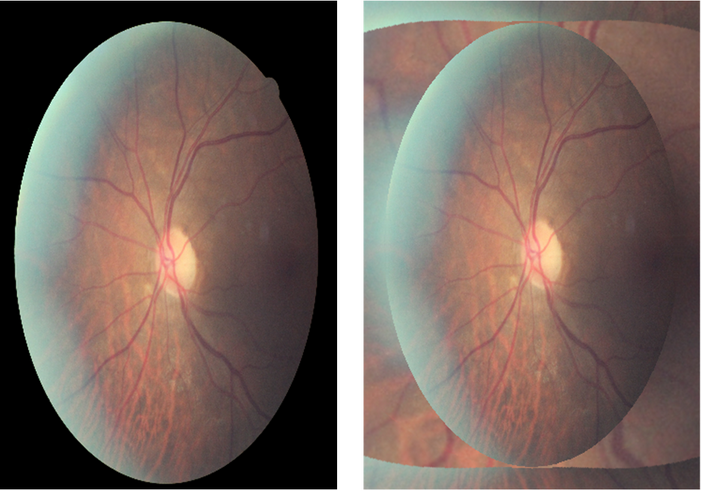
#> input picture affine_image1.png, 701 x 491 px
$ python -i filter_enhancement.py   (imports and definitions only)
#> lines starting #> are read from the running program, lines starting #| are printed output that depends on the picture
### output_convert.py
# -*- coding: utf-8 -*-
#!/usr/bin/env python3
"""
Created on Wed Mar  6 08:52:57 2019

@author: yansl

Target:
    1. convert output format
"""

import numpy as np

#%%
def conversion(input_data):
    #input: float32
    #output: uint8
    temp1 = np.around(np.fabs(input_data * 255.0))
    temp = np.clip(temp1, 0, 255)
    output = temp.astype(np.uint8)
    return output

### filter_enhancement.py
# -*- coding: utf-8 -*-
#!/usr/bin/env python3
"""
Created on Thu Sep  6 08:42:01 2018

@author: yansl

Target: Highpass filter (lapalce) & Unsharp mask enhancement
"""

import cv2
import numpy as np
from scipy import signal

import output_convert

#%%
"""
secondary functions
"""
def channel_decomposion(image):
    temp_img = image.copy()
    #split all channels
    (B, G, R) = cv2.split(temp_img)
    return (B, G, R)

def channel_merge(*, B, G, R):
    #merge all channels
    temp_img = cv2.merge([B, G, R])
    return temp_img

def gaussian_filter(image, ksize=(131,131), sigmaX=95):
    temp = image.copy()
    #Gaussian Blur
    output = cv2.GaussianBlur(temp, ksize, sigmaX)
    return output

def laplacian(image):
    #copy & the precision should be float32
    temp = image.copy().astype(np.float32)
    #create convolutional template
    kernel = np.array([[-1,-1,-1], [-1,9,-1], [-1,-1,-1]], dtype=np.float32)
    #Laplacian convolutional processing
    output = signal.convolve2d(temp, kernel, boundary='symm', mode='same')
    return output

def image_subtraction(image):
    #copy
    temp = image.copy()
    #strong Guided Filtering
    size = 30
    #format: float32
    guide_filtered = cv2.ximgproc.guidedFilter(temp, temp, size, 0.01)
    #format: float32
    highpass = image - guide_filtered
    return highpass

def normalization(data):
    output = cv2.normalize(src = data, dst = None, alpha = 0.0, beta = 1.0, norm_type = cv2.NORM_MINMAX, dtype = -1)
    return output

def unsharpening_mask(image, HFE):
    #copy
    temp = image.copy()
    #USM, range: 0 ~ 1
    #enhancement factor: default 1.5
    usm = USM(temp, HFE, 1.5)
    #normalization (float32)
    usm = normalization(usm)
    return usm

def USM(origin: 'float32', highpass: 'float32', enhancement_factor):
    usm = origin + enhancement_factor * highpass
    return usm

#%%
"""
primary functions
"""
def filter_enhancement(filled_image):
    #set the range to 0 - 1
    filled_image = filled_image.astype(np.float32) / 255.0

    #slight guided filter smoothing
    guide_filtered = cv2.ximgproc.guidedFilter(filled_image, filled_image, 1, 0.01)
    #slight gaussian filter smoothing
    ksize = (5, 5)
    sigmaX = 2
    gaussian_filtered = gaussian_filter(guide_filtered, ksize, sigmaX)
    #decompose into RGB image channels
    (B0, G0, R0) = channel_decomposion(gaussian_filtered)

    #laplacian algorithm
    B1 = laplacian(B0)
    G1 = laplacian(G0)
    R1 = laplacian(R0)
    #merge all channels
    laplaced = channel_merge(B = B1, G = G1, R = R1)

    #enhancement part
    highpass = laplaced + guide_filtered
    #normalize the output directly
    #range 0 - 1, float32
    filtered_image = normalization(highpass)
    #back to uint8
    output = output_convert.conversion(filled_image)
    return (filtered_image, output)

def usm_enhancement(filtered_image):
    #unsharpening mask
    #high frequency emphasis (HFE)
    #filtered_image's format should be float32, range 0 - 1
    highpass = image_subtraction(filtered_image)
    #subtraction method
    usm_image = unsharpening_mask(filtered_image, highpass)
    #back to uint8
    output = output_convert.conversion(usm_image)
    return output

>>> import cv2
>>> picture = cv2.imread('affine_image1.png')
#> picture is the input picture: shape (491, 701, 3); mean B, G, R 94.5, 101.9, 118.2
>>> result = filter_enhancement(picture)
#> in channel_decomposion, `(B, G, R) = cv2.split(temp_img)`:
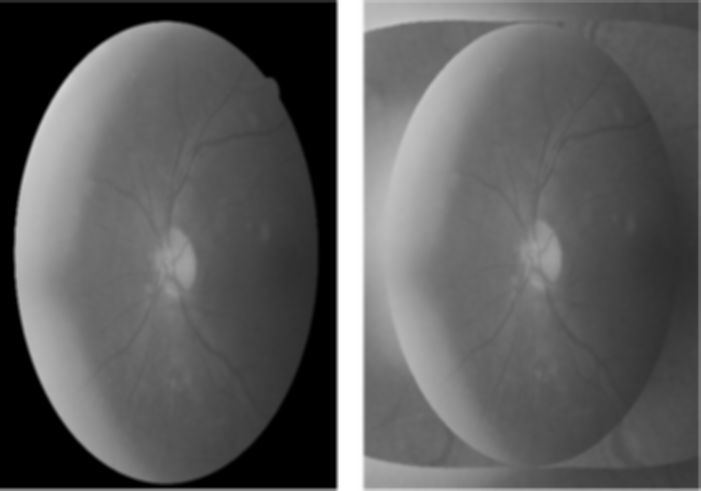
#> B: shape (491, 701) float32; min 0, max 1, mean 0.369
#> in channel_decomposion, `(B, G, R) = cv2.split(temp_img)`:
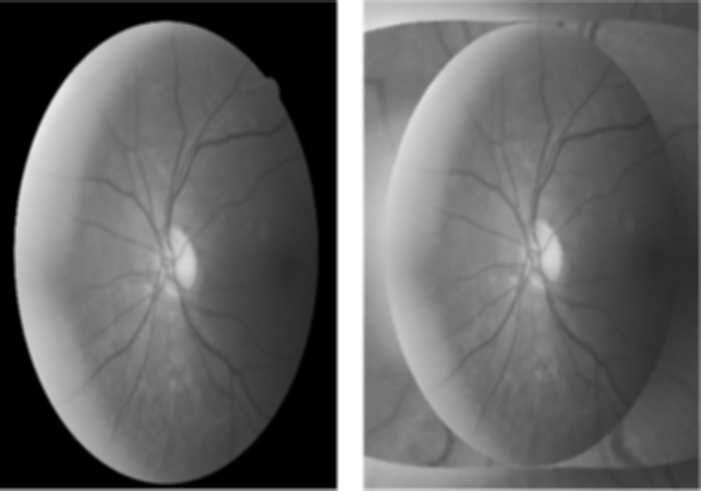
#> G: shape (491, 701) float32; min 0, max 1, mean 0.398
#> in channel_decomposion, `(B, G, R) = cv2.split(temp_img)`:
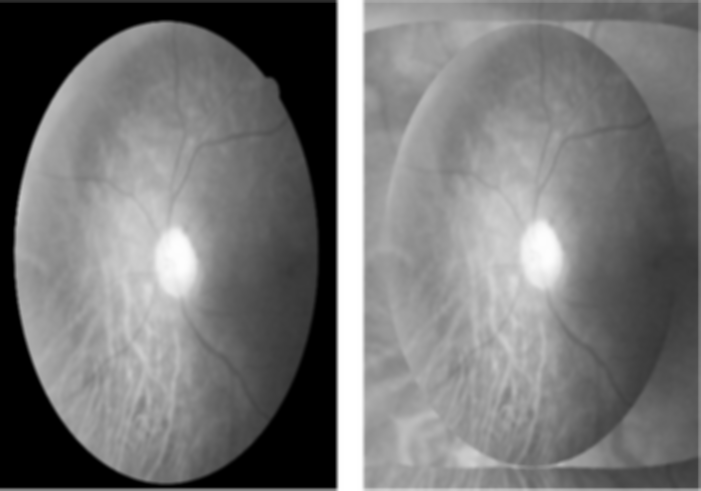
#> R: shape (491, 701) float32; min 0, max 1, mean 0.462
#> in laplacian, `output = signal.convolve2d(temp, kernel, boundary='symm', mode='same')`:
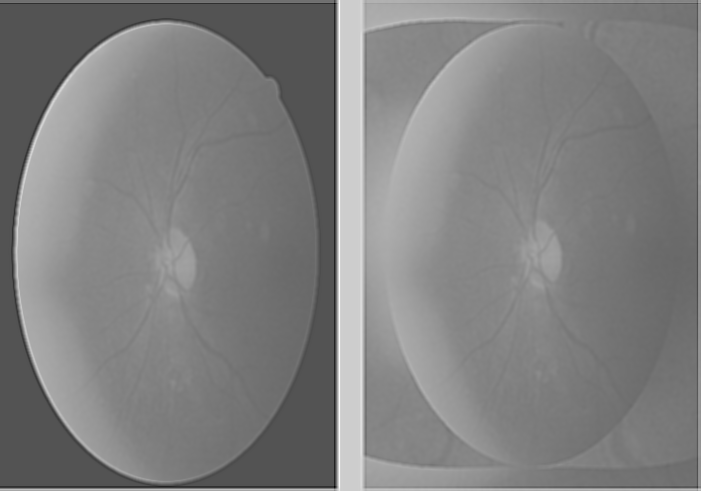
#> output: shape (491, 701) float32; min -0.679, max 1.4, mean 0.369; drawn with min black and max white
#> in laplacian (call 3), `output = signal.convolve2d(temp, kernel, boundary='symm', mode='same')`:
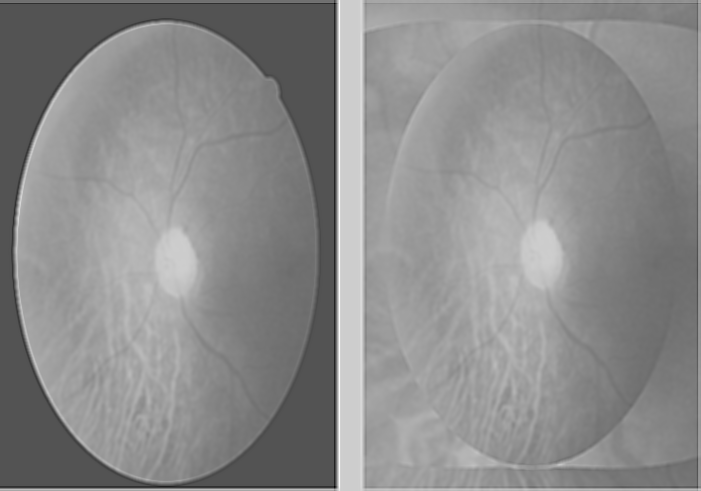
#> output: shape (491, 701) float32; min -0.679, max 1.4, mean 0.462; drawn with min black and max white
#> in channel_merge, `temp_img = cv2.merge([B, G, R])`:
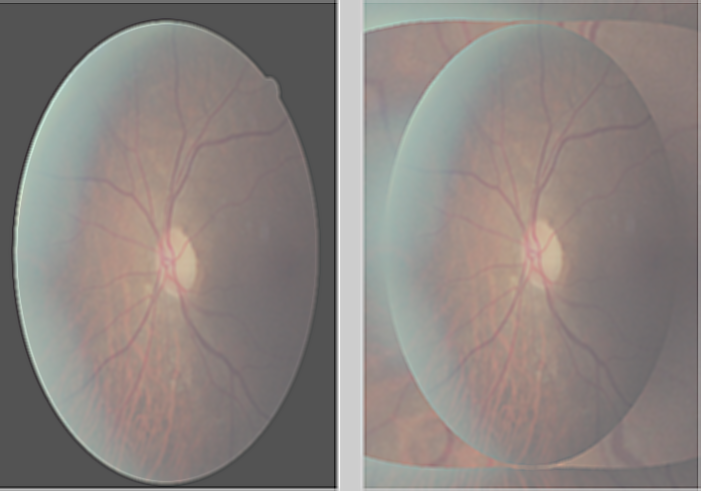
#> temp_img: shape (491, 701, 3) float32; mean of channels 0, 1, 2 0.369, 0.398, 0.462; drawn with min black and max white
#> in filter_enhancement, `highpass = laplaced + guide_filtered`:
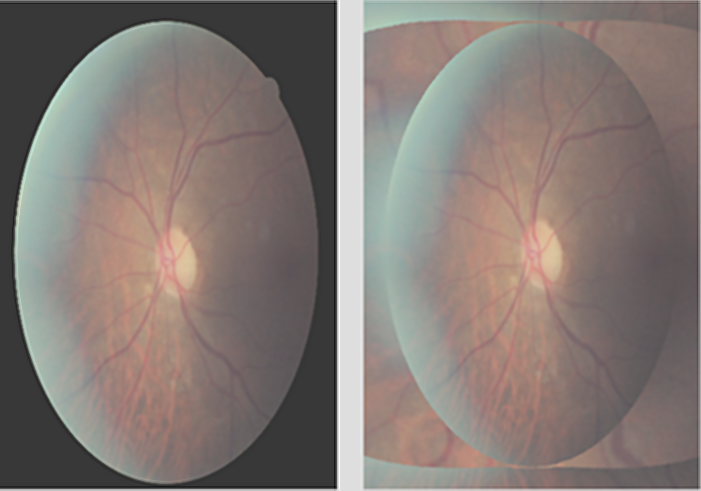
#> highpass: shape (491, 701, 3) float32; mean of channels 0, 1, 2 0.74, 0.798, 0.926; drawn with min black and max white

$ run again, on 10_left_affined.png
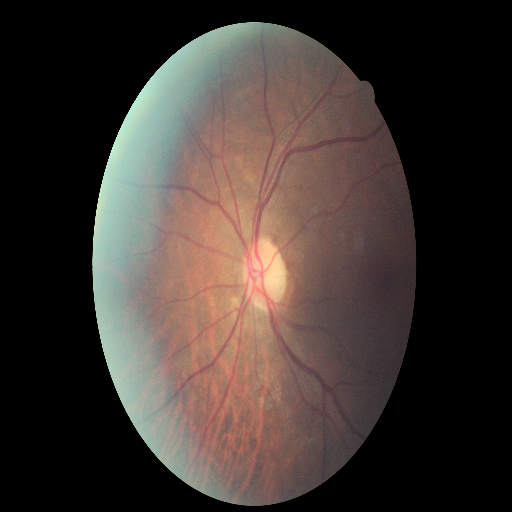
#> input picture 10_left_affined.png, 512 x 512 px
#> picture is the input picture: shape (512, 512, 3); mean B, G, R 50, 54.6, 64.1
#> in channel_decomposion, `(B, G, R) = cv2.split(temp_img)`:
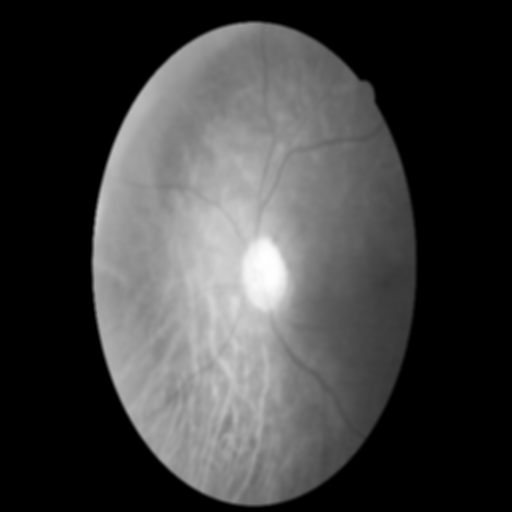
#> R: shape (512, 512) float32; min 0, max 0.998, mean 0.252
#> in channel_merge, `temp_img = cv2.merge([B, G, R])`:
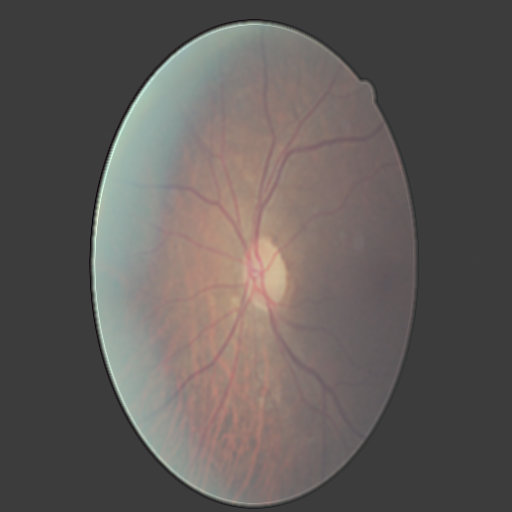
#> temp_img: shape (512, 512, 3) float32; mean of channels 0, 1, 2 0.196, 0.214, 0.252; drawn with min black and max white

$ run again, on 10_left_affined_affine.png
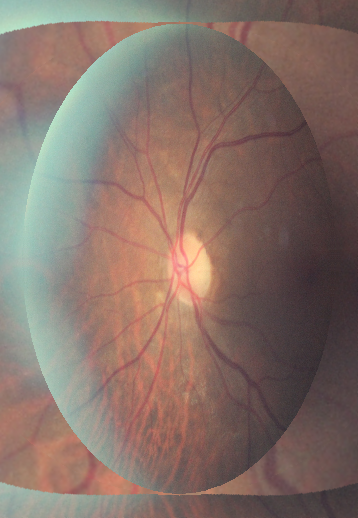
#> input picture 10_left_affined_affine.png, 358 x 518 px
#> picture is the input picture: shape (518, 358, 3); mean B, G, R 104.8, 113.6, 134.1
#> in laplacian (call 3), `output = signal.convolve2d(temp, kernel, boundary='symm', mode='same')`:
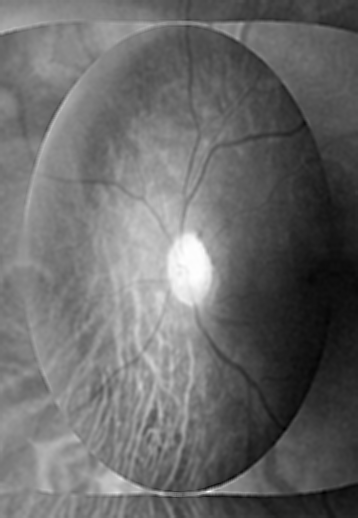
#> output: shape (518, 358) float32; min 0.184, max 1, mean 0.526; drawn with min black and max white
#> in channel_merge, `temp_img = cv2.merge([B, G, R])`:
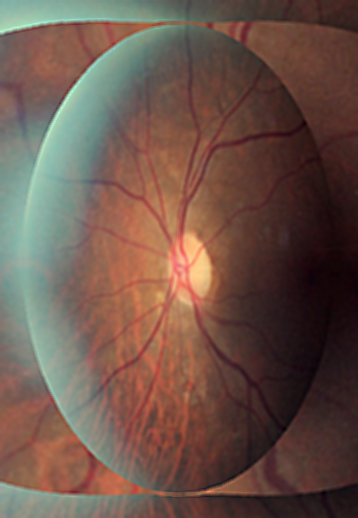
#> temp_img: shape (518, 358, 3) float32; mean of channels 0, 1, 2 0.411, 0.446, 0.526; drawn with min black and max white

$ run again, on 1video_start1.png
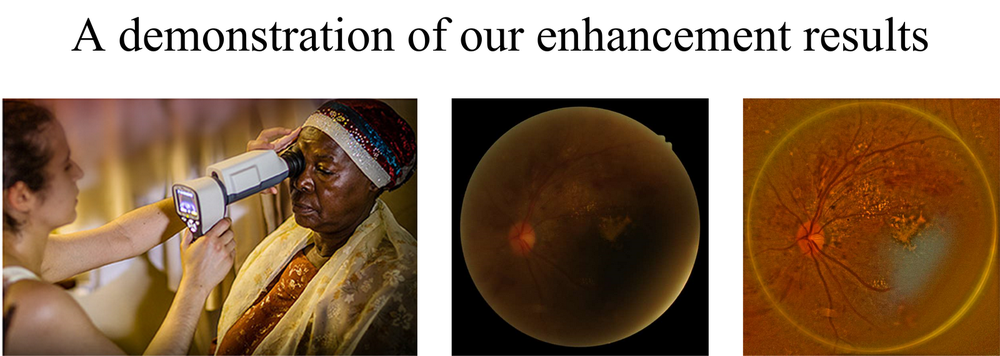
#> input picture 1video_start1.png, 1000 x 356 px, shrunk from 1600 x 569 before the run
#> picture is the input picture: shape (356, 1000, 3); mean B, G, R 100.8, 123.8, 148.2
#> in filter_enhancement, `highpass = laplaced + guide_filtered`:
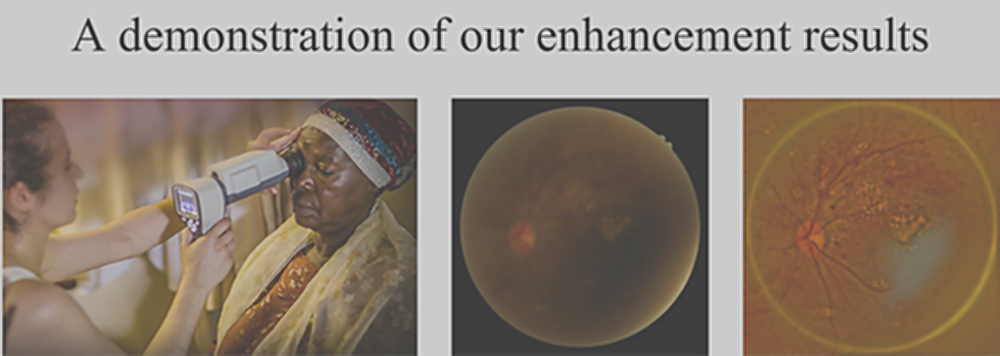
#> highpass: shape (356, 1000, 3) float32; mean of channels 0, 1, 2 0.79, 0.971, 1.16; drawn with min black and max white
